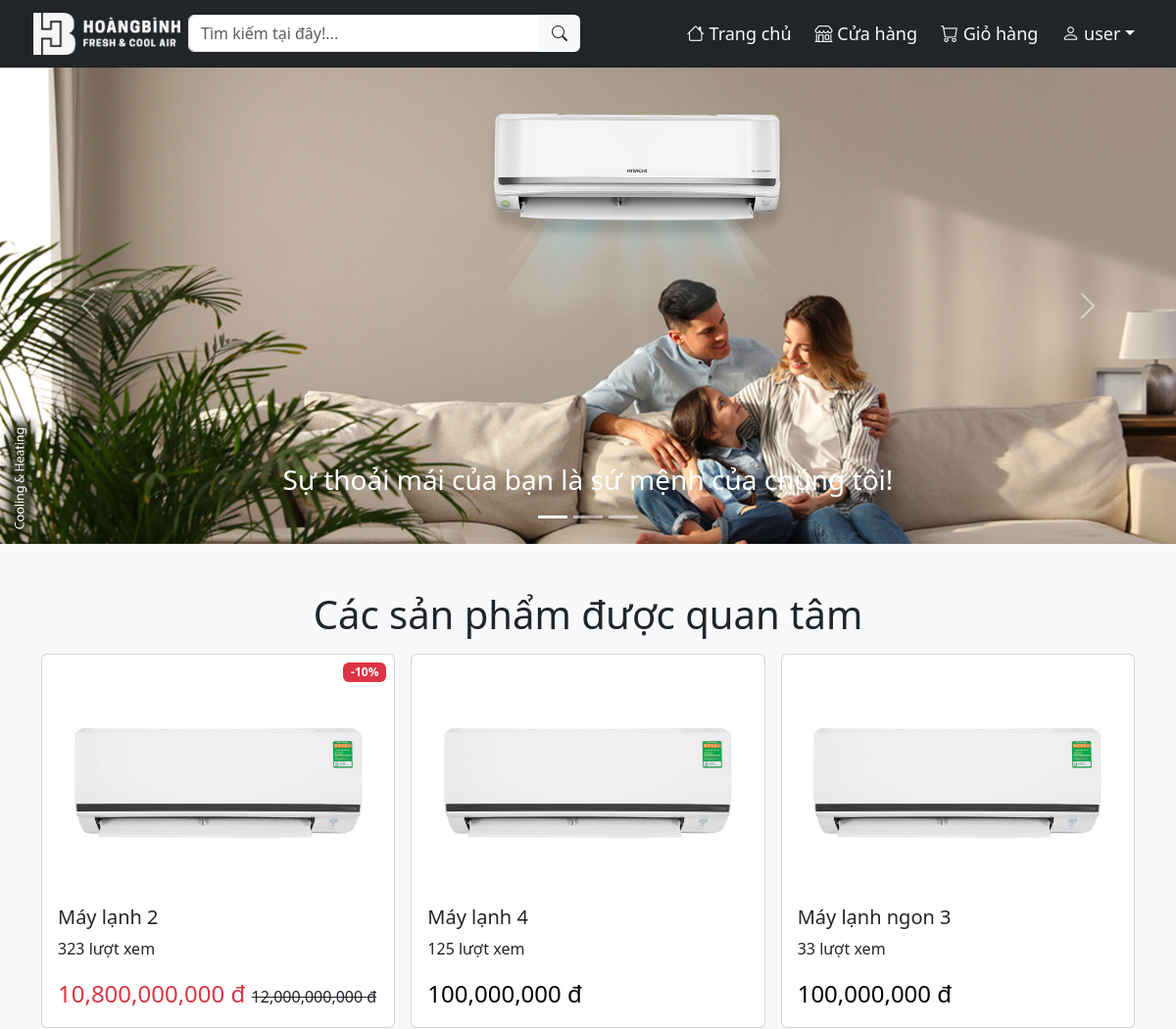
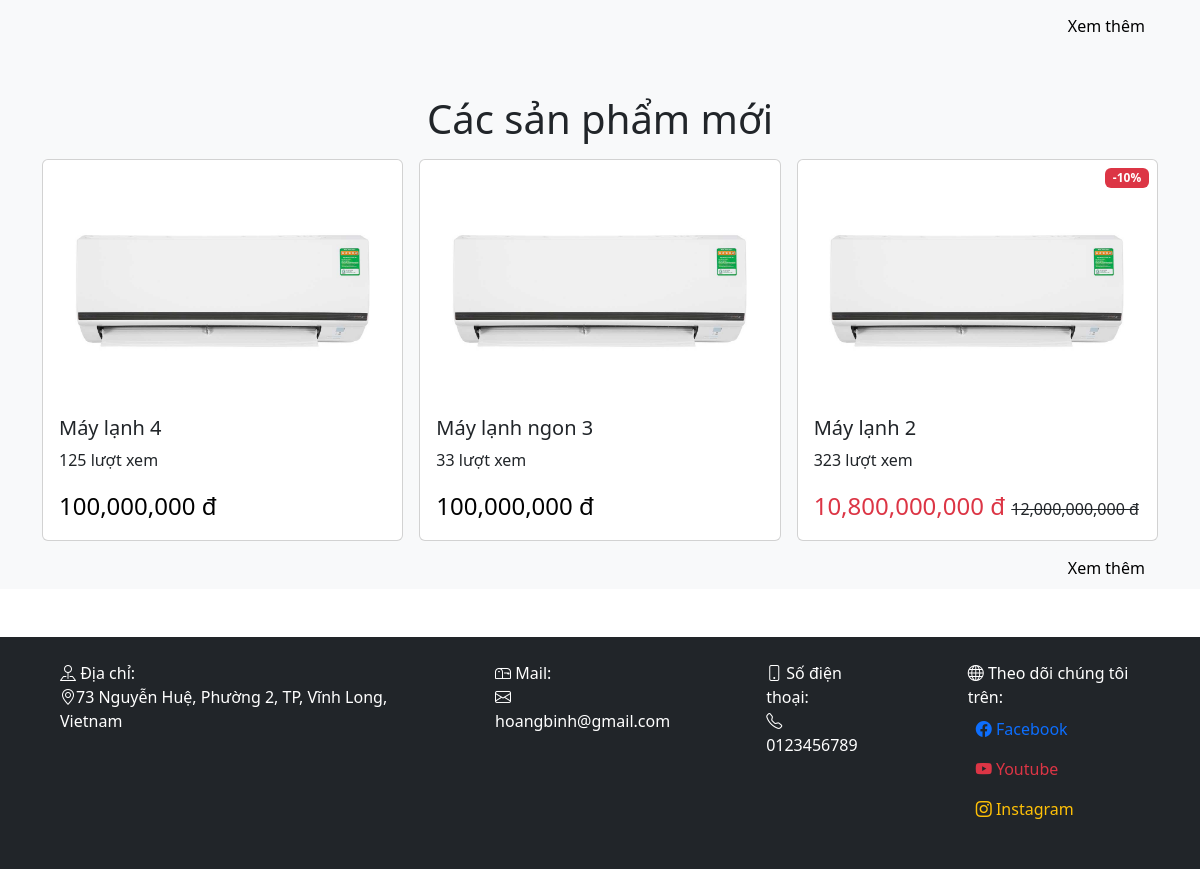
Page /index.php (signed in) on the committed database (2 pictures, top to bottom).
### tables this page shows
CREATE TABLE `product` (
  `prd_id` int(10) NOT NULL,
  `prd_name` varchar(100) NOT NULL,
  `prd_price` decimal(50,0) NOT NULL,
  `prd_pricenew` float DEFAULT NULL,
  `prd_special` varchar(100) DEFAULT NULL,
  `prd_size` varchar(50) NOT NULL,
  `prd_inverter` varchar(10) NOT NULL DEFAULT 'Không',
  `prd_color` varchar(20) NOT NULL,
  `prd_vol` int(10) NOT NULL,
  `prd_speedlvl` int(10) NOT NULL,
  `picture` varchar(100) NOT NULL,
  `views` int(11) NOT NULL DEFAULT 0,
  `brand_id` int(10) DEFAULT NULL,
  `type_id` int(10) DEFAULT NULL
);

### handle/handle_sqldata.php (called while the page is built, shortened)
<?php
function getallproduct($sreach_array=['views']){
    $mapping = [
        'name' => 'prd_name',
        'min' => 'prd_price',
        'max' => 'prd_price',
        'brand' => 'brand_id',
        'type' => 'type_id',
        'views' => 'views'
    ];
    require "db_con.php";
    $sql="SELECT * FROM product";
    $sql.=" WHERE 1";
    foreach($sreach_array as $key => $value) {
        if($key === 'name') {
            $sql .= " AND $mapping[$key] LIKE '%$value%'";
        } else if($key === 'min') {
            $sql .= " AND $mapping[$key] >= $value";
        } else if($key === 'max') {
            $sql .= " AND $mapping[$key] <= $value";
        } else if($key === 'brand') {
            $sql .= " AND $mapping[$key] = $value";
        } else if($key === 'type') {
            $sql .= " AND $mapping[$key] = $value";
        } else if($key === 'views') {
            $sql .= " ORDER BY views DESC";
        } else {
            $sql .= " ORDER BY prd_id DESC";
        }
    }
    $result = mysqli_query($conn, $sql);
    $resultArray=mysqli_fetch_all($result,MYSQLI_ASSOC);
    return $resultArray;
}
?>

### index.php (the view, shortened to what this page needs)
<?php
    include "./handle/db_con.php";
    include "./handle/handle_sqldata.php";
    require "./web/echoHTML.php";
    $newproductdata=getallproduct();
    $hotproductdata=getallproduct(['views'=>1]);
?>
<!DOCTYPE html>
<html lang="en">
<head>
    <link rel="stylesheet" href="./css/style.css">
    <link rel="stylesheet" href="./css/bootstrap.css">
    <link rel="stylesheet" href="https://cdn.jsdelivr.net/npm/bootstrap-icons@1.11.1/font/bootstrap-icons.css">
</head>
<body>
<div id="banner-box">
    <div id="banner" class="carousel slide" data-bs-ride="carousel">
        <div class="carousel-indicators">
          <button type="button" data-bs-target="#banner" data-bs-slide-to="0" class="active"></button>
          <button type="button" data-bs-target="#banner" data-bs-slide-to="1"></button>
          <button type="button" data-bs-target="#banner" data-bs-slide-to="2"></button>
        </div>
        <div class="carousel-inner">
          <div class="carousel-item active">
            <img id="banner-img" src="images/banner1.jpg" class="d-block">
            <div class="carousel-caption">
              <h3>Sự thoải mái của bạn là sứ mệnh của chúng tôi!</h3>
            </div>
          </div>
        </div>
    <button class="carousel-control-prev" type="button" data-bs-target="#banner" data-bs-slide="prev">
        <span class="carousel-control-prev-icon"></span>
    </button>
    <button class="carousel-control-next" type="button" data-bs-target="#banner" data-bs-slide="next">
        <span class="carousel-control-next-icon"></span>
    </button>
</div>
<div id="hot-product" class="py-5 bg-light">
    <h1 class="text-center pb-3">Các sản phẩm được quan tâm</h1>
    <div class="container">
        <div class="row row-cols-1 row-cols-lg-2 row-cols-lg-3 g-3">
            <div class="col mt-2">
                <div class="card">
                <?php
                    echo '<a class="text-decoration-none" href="view.php?id='.$hotproductdata[0]['prd_id'].'">
                            <div class="card-img-top d-flex align-items-center">
                                <img id="img" class="rounded mx-auto d-block img" src="./product_image/'.$hotproductdata[0]['picture'].'">
                            </div>
                            <div class="card-body">
                                <h5 class="card-title text-dark">'.$hotproductdata[0]['prd_name'].'</h5>
                                <p class="text-dark">'.$hotproductdata[0]['views'].' lượt xem</p>';
                            if($hotproductdata[0]['prd_pricenew']!=NULL)
                                echo '<div class="badge bg-danger position-absolute" style="top: 0.5rem; right: 0.5rem">-'.$hotproductdata[0]['prd_pricenew'].'%</div>
                            <span class="fs-4 text-danger">'.number_format($hotproductdata[0]['prd_price']-($hotproductdata[0]['prd_price']*$hotproductdata[0]['prd_pricenew']/100)).' đ </span><span class="text-decoration-line-through text-dark">'.number_format($hotproductdata[0]['prd_price']).' đ</span>';
                            else
                                echo '<span class="color-danger text-black fs-4">'.number_format($hotproductdata[0]['prd_price']).' đ</span>';
                            echo '</div>
                        </a>';
                ?>
                </div>
            </div>
            <div class="col mt-2">
                <div class="card">
                <?php
                    echo '<a class="text-decoration-none" href="view.php?id='.$hotproductdata[1]['prd_id'].'">
                            <div class="card-img-top d-flex align-items-center">
                                <img id="img" class="rounded mx-auto d-block img" src="./product_image/'.$hotproductdata[1]['picture'].'">
                            </div>
                            <div class="card-body">
                                <h5 class="card-title text-dark">'.$hotproductdata[1]['prd_name'].'</h5>
                                <p class="text-dark">'.$hotproductdata[1]['views'].' lượt xem</p>';
                            if($hotproductdata[1]['prd_pricenew']!=NULL)
                                echo '<div class="badge bg-danger position-absolute" style="top: 0.5rem; right: 0.5rem">-'.$hotproductdata[1]['prd_pricenew'].'%</div>
                            <span class="fs-4 text-danger">'.number_format($hotproductdata[1]['prd_price']-($hotproductdata[1]['prd_price']*$hotproductdata[1]['prd_pricenew']/100)).' đ </span><span class="text-decoration-line-through text-dark">'.number_format($hotproductdata[1]['prd_price']).' đ</span>';
                            else
                                echo '<span class="color-danger text-black fs-4">'.number_format($hotproductdata[1]['prd_price']).' đ</span>';
                            echo '</div>
                        </a>';
                ?>
                </div>
            </div>
            <div class="col mt-2">
                <div class="card">
                <?php
                    echo '<a class="text-decoration-none" href="view.php?id='.$hotproductdata[2]['prd_id'].'">
                        <div class="card-img-top d-flex align-items-center">
                            <img id="img" class="rounded mx-auto d-block img" src="./product_image/'.$hotproductdata[2]['picture'].'">
                        </div>
                        <div class="card-body">
                            <h5 class="card-title text-dark">'.$hotproductdata[2]['prd_name'].'</h5>
                            <p class="text-dark">'.$hotproductdata[2]['views'].' lượt xem</p>';
                            if($hotproductdata[2]['prd_pricenew']!=NULL)
                                echo '<div class="badge bg-danger position-absolute" style="top: 0.5rem; right: 0.5rem">-'.$hotproductdata[2]['prd_pricenew'].'%</div>
                            <span class="fs-4 text-danger">'.number_format($hotproductdata[2]['prd_price']-($hotproductdata[2]['prd_price']*$hotproductdata[2]['prd_pricenew']/100)).' đ </span><span class="text-decoration-line-through text-dark">'.number_format($hotproductdata[2]['prd_price']).' đ</span>';
                            else
                                echo '<span class="color-danger text-black fs-4">'.number_format($hotproductdata[2]['prd_price']).' đ</span>';
                            echo '</div>
                        </a>';
                ?>
                </div>
            </div>
        </div>
        <button id="btn-hot-product" type="button" class="btn btn-light my-2 float-end" onclick="window.location='shop.php'">Xem thêm</button>
    </div>
</div>
<div id="new-product" class="py-5 bg-light">
    <h1 class="text-center pb-3">Các sản phẩm mới</h1>
    <div class="container">
        <div class="row row-cols-1 row-cols-lg-2 row-cols-lg-3 g-3">
            <div class="col mt-2">
                <div class="card">
                <?php
                    echo '<a class="text-decoration-none" href="view.php?id='.$newproductdata[0]['prd_id'].'">
                        <div class="card-img-top d-flex align-items-center">
                            <img id="img" class="rounded mx-auto d-block img" src="./product_image/'.$newproductdata[0]['picture'].'">
                        </div>
                        <div class="card-body">
                            <h5 class="card-title text-dark">'.$newproductdata[0]['prd_name'].'</h5>
                            <p class="text-dark">'.$newproductdata[0]['views'].' lượt xem</p>';
                            if($newproductdata[0]['prd_pricenew']!=NULL)
                                echo '<div class="badge bg-danger position-absolute" style="top: 0.5rem; right: 0.5rem">-'.$newproductdata[0]['prd_pricenew'].'%</div>
                            <span class="fs-4 text-danger">'.number_format($newproductdata[0]['prd_price']-($newproductdata[0]['prd_price']*$newproductdata[0]['prd_pricenew']/100)).' đ </span><span class="text-decoration-line-through text-dark">'.number_format($newproductdata[0]['prd_price']).' đ</span>';
                            else
                                echo '<span class="color-danger text-black fs-4">'.number_format($newproductdata[0]['prd_price']).' đ</span>';
                            echo '</div>
                        </a>';
                ?>
                </div>
            </div>
            <div class="col mt-2">
                <div class="card">
                <?php
                    echo '<a class="text-decoration-none" href="view.php?id='.$newproductdata[1]['prd_id'].'">
                        <div class="card-img-top d-flex align-items-center">
                            <img id="img" class="rounded mx-auto d-block img" src="./product_image/'.$newproductdata[1]['picture'].'">
                        </div>
                        <div class="card-body">
                            <h5 class="card-title text-dark">'.$newproductdata[1]['prd_name'].'</h5>
                            <p class="text-dark">'.$newproductdata[1]['views'].' lượt xem</p>';
                            if($newproductdata[1]['prd_pricenew']!=NULL)
                                echo '<div class="badge bg-danger position-absolute" style="top: 0.5rem; right: 0.5rem">-'.$newproductdata[1]['prd_pricenew'].'%</div>
                            <span class="fs-4 text-danger">'.number_format($newproductdata[1]['prd_price']-($newproductdata[1]['prd_price']*$newproductdata[1]['prd_pricenew']/100)).' đ </span><span class="text-decoration-line-through text-dark">'.number_format($newproductdata[1]['prd_price']).' đ</span>';
                            else
                                echo '<span class="color-danger text-black fs-4">'.number_format($newproductdata[1]['prd_price']).' đ</span>';
                            echo '</div>
                        </a>';
                ?>
                </div>
            </div>
            <div class="col mt-2">
                <div class="card">
                <?php
                    echo '<a class="text-decoration-none" href="view.php?id='.$newproductdata[2]['prd_id'].'">
                        <div class="card-img-top d-flex align-items-center">
                            <img id="img" class="rounded mx-auto d-block img" src="./product_image/'.$newproductdata[2]['picture'].'">
                        </div>
                        <div class="card-body">
                            <h5 class="card-title text-dark">'.$newproductdata[2]['prd_name'].'</h5>
                            <p class="text-dark">'.$newproductdata[2]['views'].' lượt xem</p>';
                            if($newproductdata[2]['prd_pricenew']!=NULL)
                                echo '<div class="badge bg-danger position-absolute" style="top: 0.5rem; right: 0.5rem">-'.$newproductdata[2]['prd_pricenew'].'%</div>
                            <span class="fs-4 text-danger">'.number_format($newproductdata[2]['prd_price']-($newproductdata[2]['prd_price']*$newproductdata[2]['prd_pricenew']/100)).' đ </span><span class="text-decoration-line-through text-dark">'.number_format($newproductdata[2]['prd_price']).' đ</span>';
                            else
                                echo '<span class="color-danger text-black fs-4">'.number_format($newproductdata[2]['prd_price']).' đ</span>';
                            echo '</div>
                        </a>';
                ?>
                </div>
            </div>
        </div>
        <button id="btn-new-product" type="button" class="btn btn-light my-2 float-end" onclick="window.location='shop.php'" >Xem thêm</button>
    </div>
</div>
</body>
</html>

### css/style.css (style rules this page uses)
body { font-family: Arial, Helvetica, sans-serif; }
#img { width: 300px; max-height: 300px; }
#banner-img { width: 100%; max-height: 700px; }

### rows in the picture
product: picture (picture), prd_name "Máy lạnh 2", views "323", prd_pricenew "10", prd_price+prd_pricenew "10,800,000,000", prd_price "12,000,000,000"
product: picture (picture), prd_name "Máy lạnh 4", views "125", prd_price "100,000,000"
product: picture (picture), prd_name "Máy lạnh ngon 3", views "33", prd_price "100,000,000"

### other values in the picture
$uname "user"
